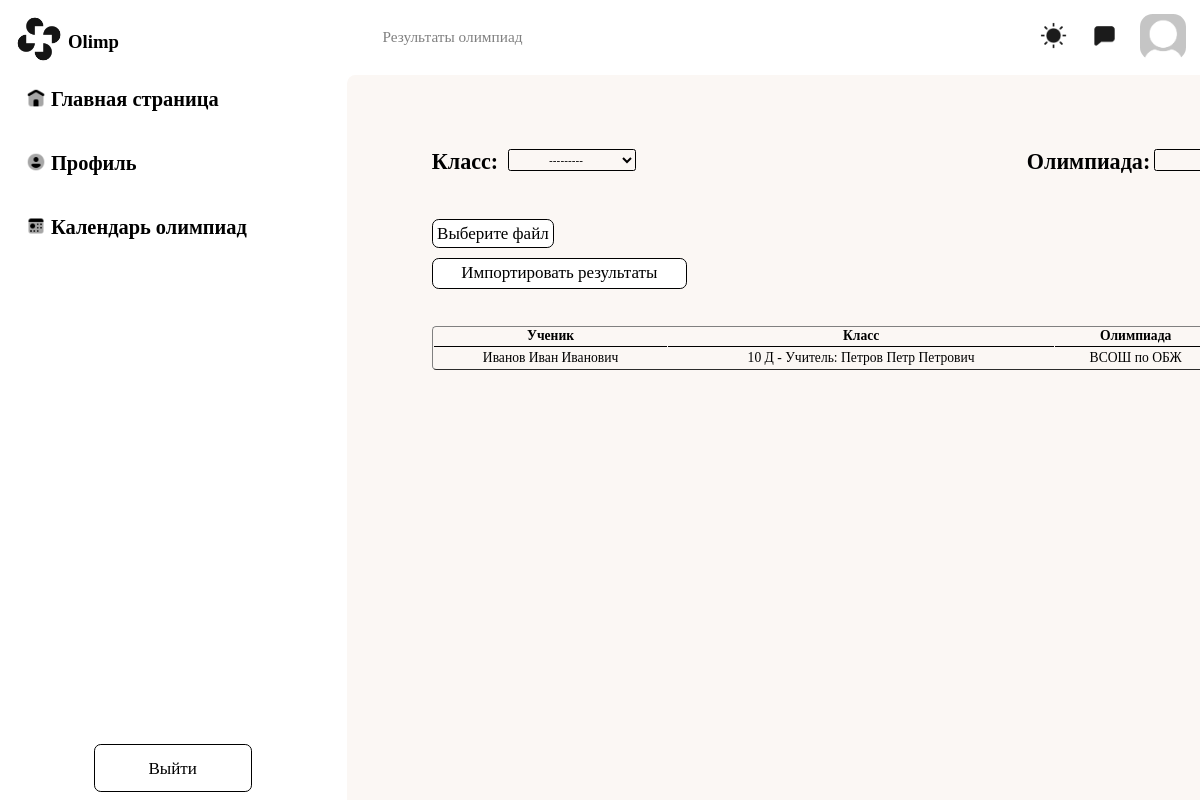
/result/list/, run on the app's committed database.
### result/models.py (models this page shows, shortened)
class Result(models.Model):
    class Meta:
        verbose_name_plural = 'Резльтаты олимпиад'
        verbose_name = 'Результат олимпиады'
    PARTICIPANT = 'У'
    PRIZE = 'ПР'
    WINNER = 'ПОБД'
    STATUSRES = [
        (PARTICIPANT, 'Участник'),
        (PRIZE, 'Призер'),
        (WINNER, 'Победитель')
    ]
    info_children = models.ForeignKey(to="users.User", on_delete=models.CASCADE,
                                      verbose_name='Информация об ученике')
    info_olympiad = models.ForeignKey(to='main.Olympiad', on_delete=models.CASCADE,
                                      verbose_name='Информация об олимпиаде')
    points = models.IntegerField(verbose_name='Количество намбранных очков')
    status_result = models.CharField(verbose_name='Статус результата', max_length=256, choices=STATUSRES,
                                     default=PARTICIPANT)
    advanced = models.BooleanField(default=False, verbose_name='Прошел на следующий этап')
    date_added = models.DateTimeField(auto_now_add=True)

### users/models.py (models this page shows, shortened)
class User(AbstractUser):
    class Meta:
        verbose_name_plural = "Пользователи"
        verbose_name = "Пользователь"
    class Gender(models.TextChoices):
        MALE = 'М'
        WOMENS = 'Ж'
    image = models.ImageField(upload_to='users_images', null=True, blank=True)
    surname = models.CharField(
        "Отчество пользователя (при наличии)", max_length=256, blank=True, null=True
    )
    birth_date = models.DateField('Дата рождения', blank=True, null=True)
    gender = models.CharField("Пол учителя", max_length=2, choices=Gender.choices, default=Gender.MALE)
    is_teacher = models.BooleanField("Учитель", default=False, blank=True,
                                     null=True)  # null ИЗМЕНИТЬ НА FALSE когда будет страница регистрации
    is_child = models.BooleanField("Ученик", default=False, blank=True,
                                   null=True)  # null ИЗМЕНИТЬ НА FALSE когда будет страница регистрации
    is_admin = models.BooleanField("Администратор",
                                   default=False, blank=True,
                                   null=True)  # null ИЗМЕНИТЬ НА FALSE когда будет страница регистрации
    classroom_guide = models.ForeignKey('main.Classroom', related_name='classroom_teachers', blank=True,
                                        on_delete=models.CASCADE, null=True)
    subject = models.ManyToManyField(to="main.Subject", verbose_name="Какой предмет ведёт учитель", blank=True)
    post_job_teacher = models.ManyToManyField(to="main.Post", verbose_name="Должность учителя", blank=True)
    classroom = models.ForeignKey(to='main.Classroom', on_delete=models.CASCADE, verbose_name='Класс ученика',
                                  blank=True, null=True)
    def __str__(self):
        if self.is_teacher:
            return f"Учитель: {self.last_name} {self.first_name} {self.surname}"
        elif self.is_admin:
            return f"Администратор: {self.last_name} {self.first_name} {self.surname}"
        elif self.is_child:
            return f"{self.last_name} {self.first_name} {self.surname}"
        else:
            return f"Неизвстная роль: {self.last_name} {self.first_name} {self.surname}"
    def get_full_name(self):
        return f"{self.last_name} {self.first_name} {self.surname}"

### main/models.py (models this page shows)
class Classroom(models.Model):
    class Meta:
        verbose_name_plural = "Учебные классы"
        verbose_name = 'Учебный класс'
    number = models.IntegerField('Цифра', blank=True, null=True)
    letter = models.CharField('Буква', max_length=1, blank=True, null=True)
    teacher = models.ForeignKey(to='users.User', blank=True, null=True, on_delete=models.CASCADE,
                                related_name='teacher')
    child = models.ManyToManyField(to='users.User', blank=True, related_name='Child')
    def __str__(self):
        return f'{self.number} {self.letter} - {self.teacher}'

class Olympiad(models.Model):
    class Meta:
        verbose_name_plural = "Олимпиады"
        verbose_name = 'Олимпиада'
    name = models.CharField('Название олимпиады', max_length=256)
    description = models.TextField('Описание олимпиады', blank=True, null=True)
    category = models.ForeignKey(to='categories', on_delete=models.CASCADE, verbose_name='Категория олимпиады',
                                 max_length=256)
    level = models.ForeignKey(to='Level_olympiad', on_delete=models.CASCADE, verbose_name='Название уровня',
                              max_length=256)
    next_stage = models.ForeignKey('Stage', on_delete=models.SET_NULL, null=True, blank=True,
                                   related_name='next_olympiads', verbose_name='Следующий этап')
    stage = models.ForeignKey(to='Stage', on_delete=models.CASCADE, verbose_name='Название этапа', max_length=256)
    subject = models.ForeignKey('Subject', on_delete=models.CASCADE, verbose_name='Название школьного предмета')
    class_olympiad = models.IntegerField('Класс олимпиады')
    date = models.DateField('Дата проведения')
    time = models.TimeField('Время проведения')
    location = models.CharField('Место проведения олимпиады', max_length=256)
    def __str__(self):
        return f'{self.name} {self.category} {self.level} {self.stage} {self.subject} {self.class_olympiad}'

### result/views.py (the view)
# urls.py: path('list/', ResultListView.as_view(), name='results_list'),
class ResultListView(FilterView):
    model = Result
    template_name = 'result/result.html'
    context_object_name = 'results'
    filterset_class = ResultFilter

### main/models.py (called while the page is built)
    def __str__(self):
        return self.name

    def __str__(self):
        return self.name

    def __str__(self):
        return self.name

    def __str__(self):
        return self.name

### result/templates/result/result.html (shortened to what this page needs)
{% load static %}
<!DOCTYPE html>
<html lang="en">
<head>
    <link rel="stylesheet" href="{% static 'result/result.css' %}">
    <link rel="stylesheet" href="{% static 'header/header.css' %}">
    <link rel="stylesheet" href="{% static 'navbar/navbar.css' %}">
    <link href="https://cdn.jsdelivr.net/npm/select2@4.1.0-rc.0/dist/css/select2.min.css" rel="stylesheet" />
</head>
{% include 'header/header.html' %}
<p class="wordhead">Результаты олимпиад</p>
{% include 'navbar/navbar.html' %}
<body>
    <div class="main">
    <form method="get">
        <div class="classroom">
            <h1>Класс:</h1>
            <div class="cl">{{ filter.form.classroom }}</div>
        </div>
            <div class="olympiad">
            <h1>Олимпиада:</h1>
            <div class="ol">{{ filter.form.olympiad }} </div>
            </div>
    </form>
    <form method="post" enctype="multipart/form-data" action="{% url 'result:import_results' %} " class="input-file">
        <div class="importblock">
        <span >Выберите файл</span>
        <button type="submit" class="mainbtn">Импортировать результаты</button>
    </div>
    </form>
    <form method="get" action="{% url 'result:export_results' %}">
        <div class="exportblock">
    </div>
    </form>
    <table border="1">
        <thead>
            <tr id="zagolovok">
                <th>Ученик</th>
                <th>Класс</th>
                <th>Олимпиада</th>
            </tr>
        </thead>
        <tbody>
            {% for result in filter.qs %}
                <tr>
                    <td>{{ result.info_children.get_full_name }}</td>
                    <td>{{ result.info_children.classroom }}</td>
                    <td>{{ result.info_olympiad.name }}</td>
                </tr>
            {% endfor %}
        </tbody>
    </table>
    </div>
</body>
</html>

### static/result/result.css (style rules this page uses)
html { overflow: hidden; font-family: Bahnschrift; zoom: 85%; max-width: 100%; max-height: 100%; animation: anim-navbar 0.3s linear; }
.main { position: fixed; background-color: #FBF7F4; width: 100%; height: 100%; margin-left: 400px; border-radius: 10px; padding-left: 100px; padding-top: 70px; }
h1 { font-size: 26px; position: relative; }
.cl { position: relative; left: 90px; top: -45px; }
.ol { position: relative; left: 150px; top: -45px; }
.classroom { position: absolute; }
.olympiad { position: absolute; left: 800px; }
#id_classroom { width: 150px; }
#id_olympiad { width: 300px;; }
#id_classroom, #id_olympiad { background-color: #FBF7F4; border: 1px solid black; border-radius: 3px; height: 26px; text-align: center; position: relative; bottom: 3px; }
.mainbtn, .input-file span { transition-property: background; transition-duration: 0.3s; position: relative; justify-content: center; align-items: center; flex-shrink: 0; border-radius: 8px; border: 1.5px solid #000; width: 170px; background: #FFF; text-align: center; top: 100px; font-family: Bahnschrift; font-size: 20px; font-weight: 400; line-height: normal; padding: 5px; }
.importblock .mainbtn, .exportblock .mainbtn { width: 300px; }
.input-file { position: relative; display: inline-block; }
.importblock .mainbtn { position: absolute; top: 140px; left: 0px; }
.importblock { position: relative; bottom: 30px; }
table { position: relative; top: 130px; width: 1430px; text-align: center; border-radius: 5px; }
table th, table td { border: none; }
table td { padding: 3px; border-top: 1px solid #000; }

### static/header/header.css (style rules this page uses)
.wordhead { user-select: none; padding: 0; position: fixed; left: 450px; top: 15px; font-size: 18px; color: gray; }

### data on the page
Result: info_children.get_full_name "Иванов Иван Иванович", info_children.classroom "10 Д - Учитель: Петров Петр Петрович", info_olympiad.name "ВСОШ по ОБЖ"
